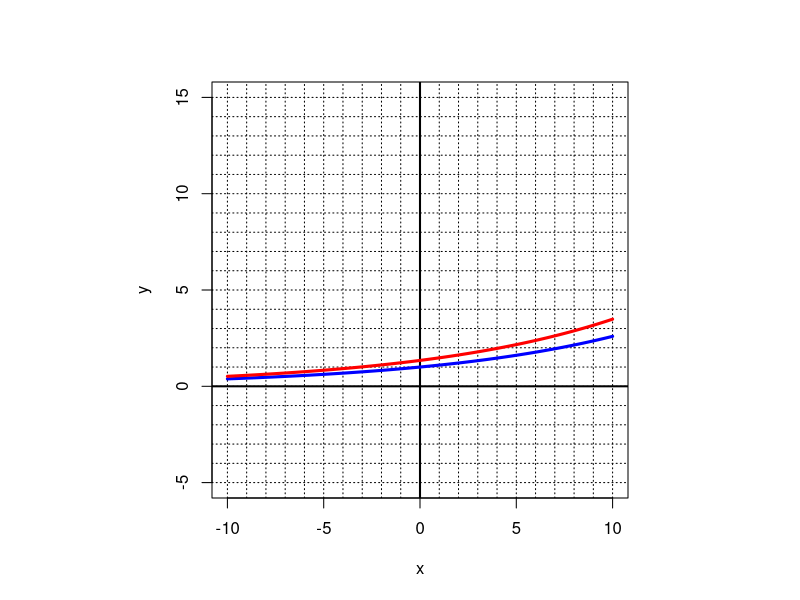

Write R code to recreate this figure.
## ---- chunk 1
base = round(runif(1,1.1,1.6),1)
h = round(runif(1,2,6),1)
## ---- chunk 2
par(pty="s")
plot(0,0,type="n",xlim=c(-10,10),ylim=c(-5,15),xlab="x",ylab="y")
for(i in -15:20){
  abline(h=i,lty=3)
  abline(v=i,lty=3)
}
abline(h=0,lwd=2)
abline(v=0,lwd=2)
x = seq(-10,10,0.01)
y = base^x
lines(x,y,col="blue",lwd=3)
x = seq(-10,10,0.01)
y = base^(x+h)
lines(x,y,col="red",lwd=3)
